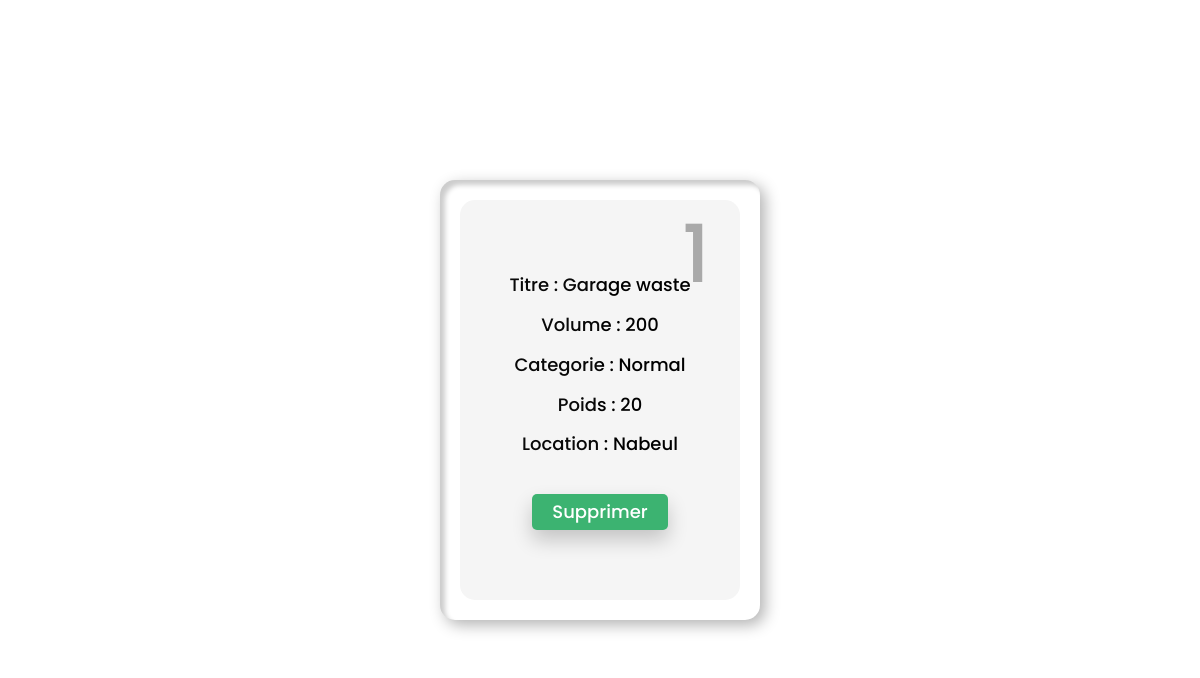
/forms/listedepot.php, run on an earlier commit of the app's database.
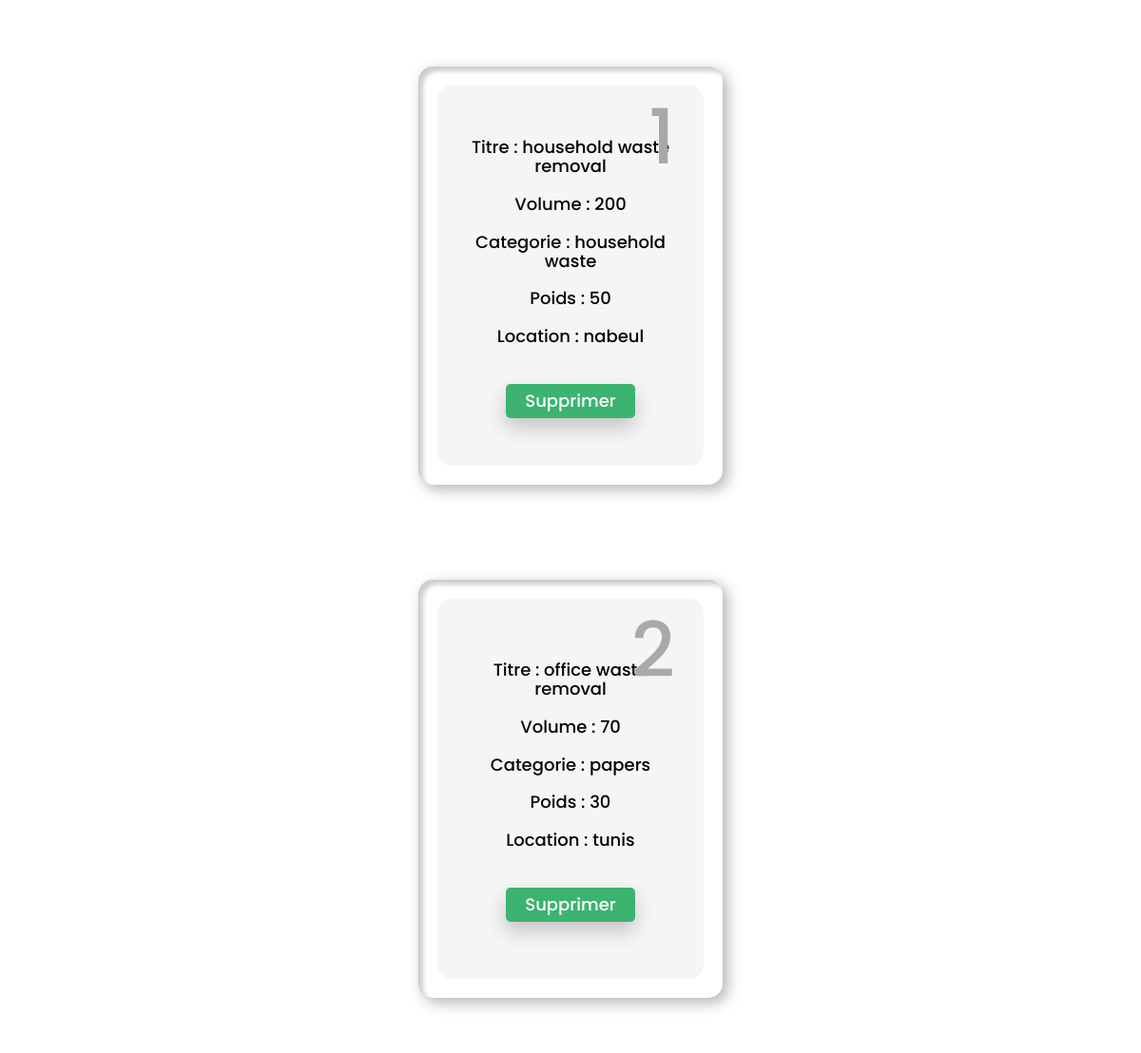
And on a later commit of the database.
### tables this page shows
CREATE TABLE IF NOT EXISTS `waste` (
  `id` int(11) NOT NULL,
  `title` varchar(50) NOT NULL,
  `volume` int(11) NOT NULL,
  `categorie` varchar(50) NOT NULL,
  `poids` int(11) NOT NULL,
  `location` varchar(50) NOT NULL
);

### forms/listedepot.php (the view, shortened to what this page needs)
<?php
$servername = "localhost";
$username = "root";
$password = "";
$dbname = "greenproject";
$conn = mysqli_connect($servername, $username, $password, $dbname);
?>
<!DOCTYPE html>
<html lang="en">
<head>
    <link rel="stylesheet" href="https://maxcdn.bootstrapcdn.com/bootstrap/3.3.7/css/bootstrap.min.css">
</head>
<body>
    <table>
    <tbody>
    <?php
    $sql = "SELECT * FROM waste";
    $result = mysqli_query($conn, $sql);
    if (mysqli_num_rows($result) > 0)
    {
      while($row = mysqli_fetch_assoc($result)) {
      echo '<div class="container">' . '
        <div class="card">' . '
          <div class="box">' . '
            <div class="content">
              <h2>  '.$row["id"].'</h2>
              <h3> Titre :  ' .$row["title"].'</h3>
              <h3> Volume :  ' .$row["volume"].'<h3>
              <h3> Categorie : ' .$row["categorie"].'<h3>
             <h3>Poids :  ' .$row["poids"].'<h3>
            <h3> Location :  ' .$row["location"].'<h3>
            <a href="../functions/suppd.php?dd='.$row["id"].'">Supprimer</a>
            </div>
          </div>
        </div>';
      }
    } else {
      echo "0 results";
    }
    ?>
    </tbody>
    </table>
</body>
</html>

What changed in the data, as far as the page shows it:
changed waste id 1: title "Garage waste" → "household waste removal"; categorie "Normal" → "household waste"; poids "20" → "50"; location "Nabeul" → "nabeul"
added waste: id "2", title "office waste removal", volume "70", categorie "papers", poids "30", location "tunis"
